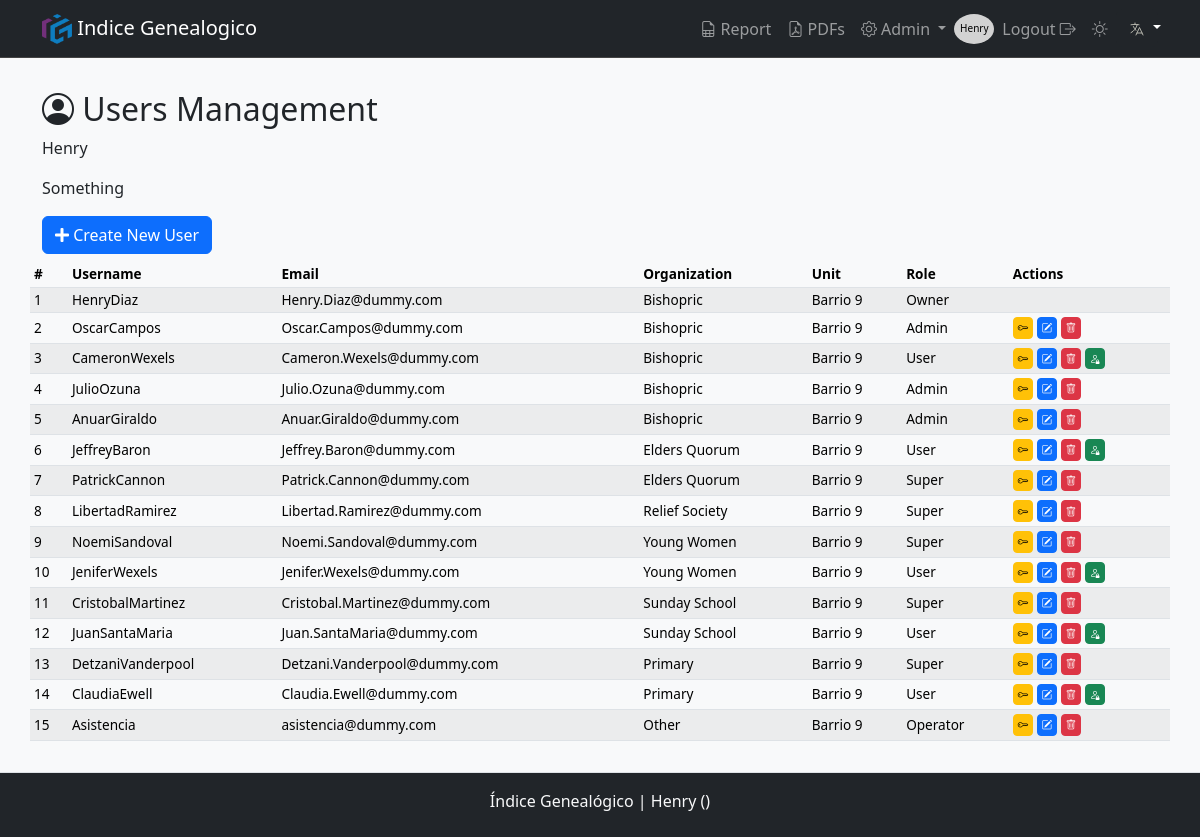
The app's page /users (signed in) with its own data.
### models.py (models this page shows, shortened)
class User(db.Model, UserMixin):
    __tablename__ = 'users'
    id                = db.Column(db.Integer, primary_key=True)
    username          = db.Column(db.String(80), nullable=False, unique=True)
    email             = db.Column(db.String(120), unique=True)
    name              = db.Column(db.String(20), nullable=False)
    lastname          = db.Column(db.String(20), nullable=False)
    password_hash     = db.Column(db.String(128), nullable=False)
    role              = db.Column(db.String(10), nullable=False, default='User')  # Puede ser 'Owner', 'Admin', 'User'
    is_active         = db.Column(db.Boolean, default=True)
    meeting_center_id = db.Column(db.Integer, db.ForeignKey('meeting_center.id'), nullable=False)  # Clave foránea
    organization_id   = db.Column(db.Integer, db.ForeignKey('organization.id'), nullable=False)  # Clave foránea

class Organization(db.Model):
    __tablename__ = 'organization'
    id    = db.Column(db.Integer, primary_key=True)
    name  = db.Column(db.String(50), unique=True, nullable=False)
    users = db.relationship('User', backref=db.backref('organization', lazy=True), cascade="all, delete-orphan")
    def delete(self):
        if self.users:
            raise ValueError(_('Cannot delete a church unit with registered attendance.'))
        db.session.delete(self)

class MeetingCenter(db.Model):
    __tablename__ = 'meeting_center'
    id                 = db.Column(db.Integer, primary_key=True)
    unit_number        = db.Column(db.Integer, unique=True, nullable=False)
    name               = db.Column(db.String(50), nullable=False)
    short_name         = db.Column(db.String(20), nullable=False)
    city               = db.Column(db.String(50), nullable=True)
    start_time         = db.Column(db.Time, nullable=True)
    end_time           = db.Column(db.Time, nullable=True)
    is_restricted      = db.Column(db.Boolean, default=False)
    grace_period_hours = db.Column(db.Integer, nullable=True, default=0)
    attendances        = db.relationship('Attendance', backref=db.backref('meeting_center', lazy=True), cascade="all, delete-orphan")
    users              = db.relationship('User',       backref=db.backref('meeting_center', lazy=True), cascade="all, delete-orphan")
    classes            = db.relationship('Classes',    backref=db.backref('meeting_center', lazy=True), cascade="all, delete-orphan")
    def delete(self):
        if self.attendances:
            raise ValueError(_('Cannot delete a church unit with registered attendance.'))
        db.session.delete(self)

### routes.py (the view)
@bp.route('/users')
@role_required('Admin', 'Super', 'Owner')
def users():
    role = session.get('role')
    meeting_center_id = get_meeting_center_id()
    admin_count = User.query.filter_by(role='Admin').count()
    query = db.session.query(
        User.id,
        User.username,
        User.email,
        User.role,
        MeetingCenter.short_name.label('meeting_short_name'),
        Organization.name.label('organization_name')
    ).join(MeetingCenter, User.meeting_center_id == MeetingCenter.id) \
     .join(Organization, User.organization_id == Organization.id)
    if role == 'Owner':
        if meeting_center_id != 'all':  # Filtra solo si hay un meeting_center_id seleccionado
            query = query.filter(User.meeting_center_id == meeting_center_id)
    else:  # Si el rol no es 'Owner'
        query = query.filter(User.role != 'Owner')  # Asegurar que no vea Owners
        if role == 'Admin':
            query = query.filter(User.meeting_center_id == session.get('meeting_center_id'))
        else:
            query = User.query.filter_by(username=session.get('username'))
    users = query.all()
    return render_template('users.html',
                           users       = users,
                           admin_count = admin_count)

### app.py (called while the page is built)
def get_locale():
    lang = request.args.get('lang')
    if lang and lang in Config.LANGUAGES:
        session['lang'] = lang  # Guarda el idioma en la sesión
        return lang
    if 'lang' in session and session['lang'] in Config.LANGUAGES:
        return session['lang']
    return request.accept_languages.best_match(Config.LANGUAGES)

def create_app():
    app = Flask(__name__)
    app.config.from_object(Config)
    db.init_app(app)
    Migrate(app, db)
    babel = Babel(app, locale_selector=get_locale)
    app.register_blueprint(routes_blueprint)
    @app.context_processor
    def inject_utilities():
        return {
            'get_locale': get_locale,
            'format_datetime': format_datetime,  # Asegura que esté disponible en las plantillas
        }
    return app

### routes.py (called while the page is built)
@bp.before_request
def load_user():
    user_id = session.get('user_id')
    if user_id:
        g.user = User.query.get(user_id)  # Asumiendo que tienes un modelo `User`
    else:
        g.user = None

### utils.py (called while the page is built)
def role_required(*roles):
    def decorator(f):
        @wraps(f)
        def decorated_function(*args, **kwargs):
            if g.user is None:  # Si no está autenticado, lo redirigimos a login
                return redirect(url_for('routes.login', next=request.url))
            user_role = session.get('role')  # Suponiendo que el rol se almacena en la sesión
            if user_role not in roles:
                flash(_('You do not have permission to perform this action.'), 'danger')
                return redirect(url_for('routes.login'))  # O podrías redirigir a otra página
            return f(*args, **kwargs)
        return decorated_function
    return decorator

def get_meeting_center_id():
    if session.get('role') == 'Owner':
        return session.get('meeting_center_id', 'all')  # 'all' si no está definido
    return session.get('meeting_center_id')  # Para otros roles

### templates/users.html (shortened to what this page needs)
{% extends "layout.html" %}
{% block pageTitle %}<i class="bi bi-person-circle"></i>  {{ _('Users Management') }}{% endblock %}
{% block content %}
<div class="col-xl-8">
  <p class="mb-3">
    {{ _("Something") }}
  </p>
</div>
    <div><a class="btn btn-primary mb-2" href="{{ url_for('routes.create_user') }}"><i class="fa fa-plus" aria-hidden="true"></i>  {{ _('Create New User') }}</a></div>
    <table class="table table-striped table-sm mb-5 pb-5">
      <thead class="thead-dark">
        <tr>
          <th scope="col">#</th>
          <th scope="col">{{ _('Username') }}</th>
          <th scope="col" class="d-none d-lg-table-cell">{{ _('Email') }}</th>
          <th scope="col">{{ _('Organization') }}</th>
          {% if session['role'] == 'Owner' %}
          <th scope="col" class="d-none d-md-table-cell">{{ _('Unit') }}</th>
          {% endif %}
          <th scope="col" class="d-none d-md-table-cell">{{ _('Role') }}</th>
          <th scope="col">{{ _('Actions') }}</th>
        </tr>
      </thead>
      <tbody>
        {% for user in users %}
          <tr>
            <td scope="row">{{ loop.index }}</td>
            <td>{{ _(user.username) }}</td>
            <td class="d-none d-lg-table-cell dot-1">{{ user.email }}</td>
            <td class="">{{ _(user.organization_name) }}</td>
            {% if session['role'] == 'Owner' %}
            <td class="d-none d-md-table-cell">{{ user.meeting_short_name }}</td>
            {% endif %}
            <td class="d-none d-md-table-cell">{{ _(user.role) }}</td>
            <td>
              {% if not user['role'] == 'Owner' %}
                <a type="button" href="{{ url_for('routes.reset_password', id=user.id) }}" class="btn btn-warning btn-sm" data-toggle="tooltip" title="{{ _('Reset Password') }}">
                  <i class="bi bi-key"></i>
                </a>
                <a type="button" class="btn btn-primary btn-sm" data-toggle="tooltip" title="{{ _('Edit user') }}" href="{{ url_for('routes.update_user', id=user.id) }}">
                  <i class="bi bi-pencil-square"></i>
                </a>
                {% if session['role'] == 'Owner' or (session['role'] == 'Admin' and (user.role == 'User' or user.role == 'Super' or user.role == 'Operator')) or user.id == session['user_id'] %}
                  {% if not (user.role == 'Admin' and admin_count <= 1) %}
                    <form id="deleteForm-user-{{ user.id }}" action="{{ url_for('routes.delete_user', id=user.id) }}" method="post" style="display:inline;">
                      <button type="button" class="btn btn-danger btn-sm" data-toggle="tooltip" title="{{ _('Delete User') }}"  onclick="confirmDelete('user', {{ user.id }})">
                        <i class="bi bi-trash"></i>
                      </button>
                    </form>
                  {% endif %}
                {% endif %}
                {% if user.role == 'User' %}
                  <form id="promoteForm-{{ user.id }}" action="{{ url_for('routes.promote_to_super', id=user.id) }}" method="POST" style="display:inline;">
                    <button type="button" class="btn btn-success btn-sm" data-toggle="tooltip" title="{{ _('Change to Super User') }}" onclick="confirmPromotion({{ user.id }}, '{{ user.username }}')">
                      <i class="bi bi-person-lock"></i>
                    </button>
                  </form>
                {% endif %}
              {% endif %}
            </td>
          </tr>
        {% endfor %}
      </tbody>
    </table>
{% endblock %}

### templates/layout.html (shortened to what this page needs)
<!DOCTYPE html>
<html lang="en">
<head>
    {% include 'partials/head.html' %}
</head>
<body class="{{ 'logged-in' if session['user_id'] else '' }}">
    <header>
        {% include 'partials/navbar.html' %}
    </header>
    <main  class="pb-5">
        <div class="container">
            <div class="row">
                <h2>{% block pageTitle %}{% endblock %}</h2>
                <p class="mb-3">{{ session['meeting_center_name'] if request.endpoint != 'routes.admin' and request.endpoint != 'routes./' else ''}}</p>
                {% block content %} {% endblock %}
            </div>
        </div>
    </main>
    {% if session['user_id'] %}
    <footer>
        {% include 'partials/footer.html' %}
    </footer>
    {% endif %}
</body>
</html>

### templates/partials/head.html (shortened to what this page needs)
<link href="https://cdn.jsdelivr.net/npm/bootstrap@5.3.3/dist/css/bootstrap.min.css" rel="stylesheet">
<link rel="stylesheet" href="https://use.fontawesome.com/releases/v5.8.2/css/all.css"/>
<link rel="stylesheet" href="{{ url_for('static', filename='/css/styles.css') }}"/>
<link rel="stylesheet" href="https://cdn.jsdelivr.net/npm/bootstrap-icons@1.11.3/font/bootstrap-icons.min.css">

### templates/partials/navbar.html (shortened to what this page needs)
<nav class="navbar navbar-expand-lg bg-dark border-bottom border-body sticky-top z-3" data-bs-theme="dark">
    <div class="container">
        <a class="navbar-brand" href="#">
            <img src="{{ url_for('static', filename='/img/favicon/android-chrome-512x512.png') }}" alt="Logo" width="30" height="30"
                class="d-inline-block align-text-top">
            Indice Genealogico
        </a>
            <div class="collapse navbar-collapse" id="navbarNav">
                <ul class="navbar-nav">
                    {% if session['user_id'] %}
                        {% if session['role'] != 'Operator'%}
                            <li class="nav-item"><a class="nav-link {{ 'active' if request.endpoint == 'routes.attendance_report' else '' }}" href="{{ url_for('routes.attendance_report') }}"><i class="bi bi-file-earmark-spreadsheet"></i> {{ _('Report') }}</a></li>
                            <li class="nav-item"><a class="nav-link {{ 'active' if request.endpoint == 'routes.list_pdfs' else '' }}" href="{{ url_for('routes.list_pdfs') }}"><i class="bi bi-file-earmark-pdf"></i>  PDFs</a></li>
                            {% if session['role'] in ['Owner', 'Admin', 'Super'] %}
                            <li class="nav-item dropdown">
                                <a class="nav-link dropdown-toggle" href="#" id="navbarDropdown" role="button" data-toggle="dropdown" aria-haspopup="true" aria-expanded="false">
                                    <i class="bi bi-gear"></i> {{ 'Admin' }}
                                </a>
                            </li>
                        {% endif %}
                        {% endif %}
                        <div class="circle">
                            <p style="font-size: 10px; display:block; padding-top: 15px;">{{ session['user_name'] }}</p>
                        </div>
                        <li class="nav-item"><a class="nav-link" href="{{ url_for('routes.logout') }}"></i>{{ _('Logout') }}  <i class="bi bi-box-arrow-right"></i></a></i></li>
                    {% else %}
                    {% if request.endpoint != 'routes.login' %}
                        <li class="nav-item"><a class="nav-link" href="{{ url_for('routes.login') }}"><i class="bi bi-box-arrow-in-right"></i> {{ _('Login') }}</a></li>
                    {% endif %}
                    {% endif %}
                    <li class="nav-item"><a class="nav-link"  id="themeSwitcher" href=""></a></li>
                    <div class="dropdown">
                        <button class="btn btn-dark dropdown-toggle" type="button" id="languageDropdown" data-bs-toggle="dropdown" aria-expanded="false">
                            <img class="langSelector"src="{{ url_for('static', filename='img/flags/lang.svg') }}" alt="{{ get_locale() }}" class="flag-icon">
                        </button>
                    </div>
                </ul>
            </div>
        </div>
</nav>

### templates/partials/footer.html (shortened to what this page needs)
<footer class="footer bg-dark text-center text-lg-start fixed-bottom mt-5 border-top py-2 d-none d-sm-block">
    <div class="text-center text-light">
        <p class="text-light pt-2"> Índice Genealógico |
            <span id="meetingCenterInfo">
                {% if session['user_id'] %}
                    {{ session['meeting_center_name'] }} ({{ session['meeting_center_number']}})
                {% else %}
                    Please log in.
                {% endif %}
            </span>
        </p>
    </div>
</footer>

### static/css/styles.css (style rules this page uses)
body { display: flex; min-height: 100vh; flex-direction: column; }
main { flex: 1; }
.navbar-collapse { -ms-flex-positive: 0; flex-grow: 0; }
.circle { border-radius: 50%; width: 40px; height: 30px; background-color: #d2d2d2; color: black; display: flex; justify-content: center; align-items: center; margin-top: 5px; }
.dot-1 { overflow: hidden; display: -webkit-box; -webkit-box-orient: vertical; -webkit-line-clamp: 1; }
[data-bs-theme="light"] { --bs-body-bg: #f8f9fa; --bs-body-color: #212529; --bs-link-color: #0d6efd; --bs-border-color: #dee2e6; --bs-btn-bg: #e9ecef; --bs-btn-hover-bg: #d6d8db; }
[data-bs-theme="dark"] { --bs-body-bg: #121212; --bs-body-color: #e9ecef; --bs-link-color: #66b2ff; --bs-border-color: #444; }
td button[type="button"], td a[type="button"] { padding: 4px; font-size: 0.65rem; line-height: 1; }
td button[type="button"] i, td a[type="button"] i { font-size: 0.65rem; padding: 0; line-height: 1; vertical-align: middle; }
table { font-size: 0.85rem; }
table th, table td { padding: 4px 8px; line-height: 1.2; vertical-align: middle; }
table th { font-weight: 600; }
.langSelector { color: #b5b5ac; }

### records on screen
User: user_name "Henry", name "Henry", email "Henry.Diaz@dummy.com", meeting_short_name "Barrio 9", meeting_center_name "Henry"
User: email "Oscar.Campos@dummy.com", meeting_short_name "Barrio 9"
User: email "Cameron.Wexels@dummy.com", meeting_short_name "Barrio 9"
User: email "Julio.Ozuna@dummy.com", meeting_short_name "Barrio 9"
User: email "Anuar.Giraldo@dummy.com", meeting_short_name "Barrio 9"
User: email "Jeffrey.Baron@dummy.com", meeting_short_name "Barrio 9"
User: email "Patrick.Cannon@dummy.com", meeting_short_name "Barrio 9"
User: email "Libertad.Ramirez@dummy.com", meeting_short_name "Barrio 9"
User: email "Noemi.Sandoval@dummy.com", meeting_short_name "Barrio 9"
User: email "Jenifer.Wexels@dummy.com", meeting_short_name "Barrio 9"
User: email "Cristobal.Martinez@dummy.com", meeting_short_name "Barrio 9"
User: email "Juan.SantaMaria@dummy.com", meeting_short_name "Barrio 9"
User: email "Detzani.Vanderpool@dummy.com", meeting_short_name "Barrio 9"
User: email "Claudia.Ewell@dummy.com", meeting_short_name "Barrio 9"
User: email "asistencia@dummy.com", meeting_short_name "Barrio 9"

### other values on screen
{{ 'Admin' }} "Admin"
